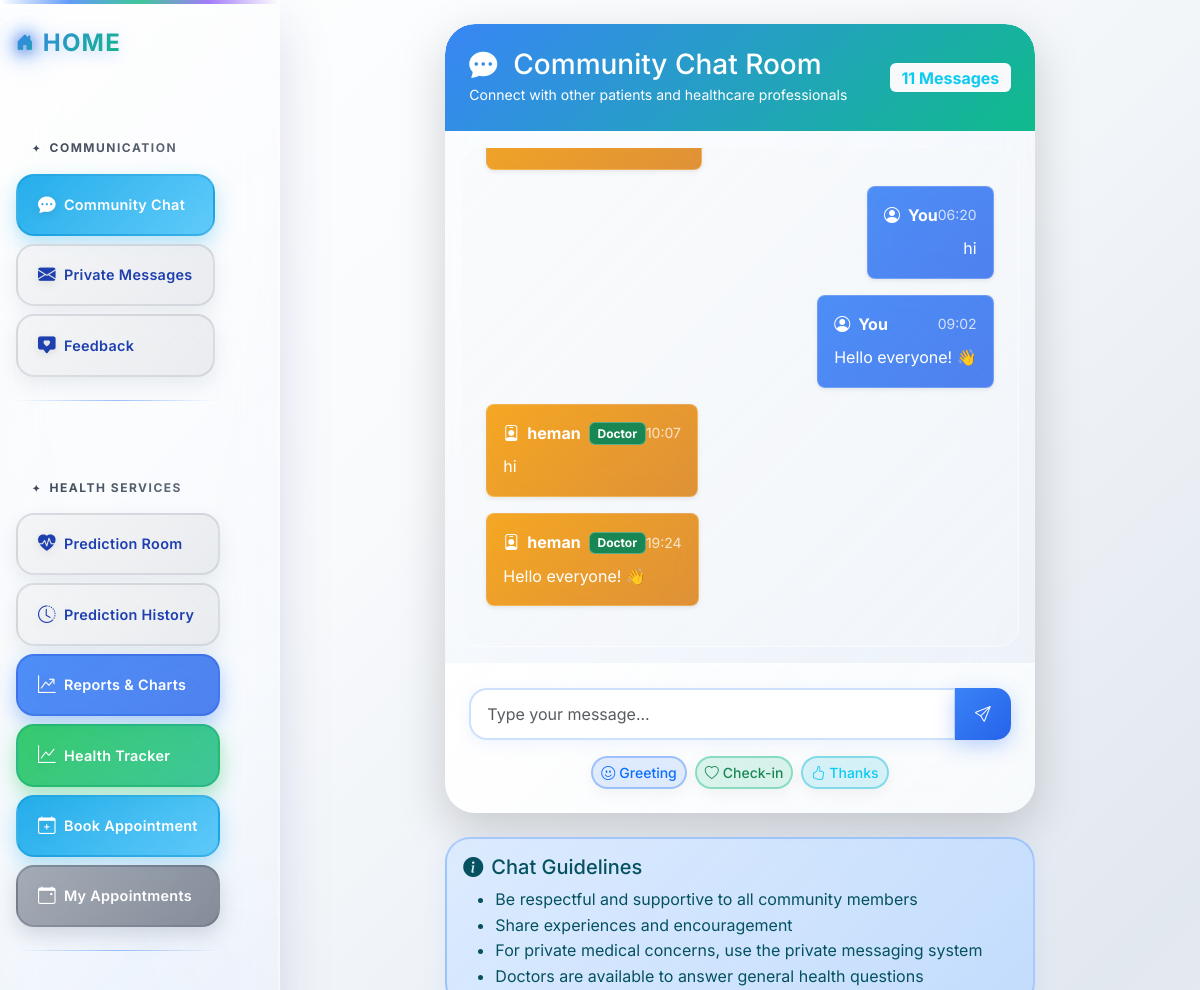
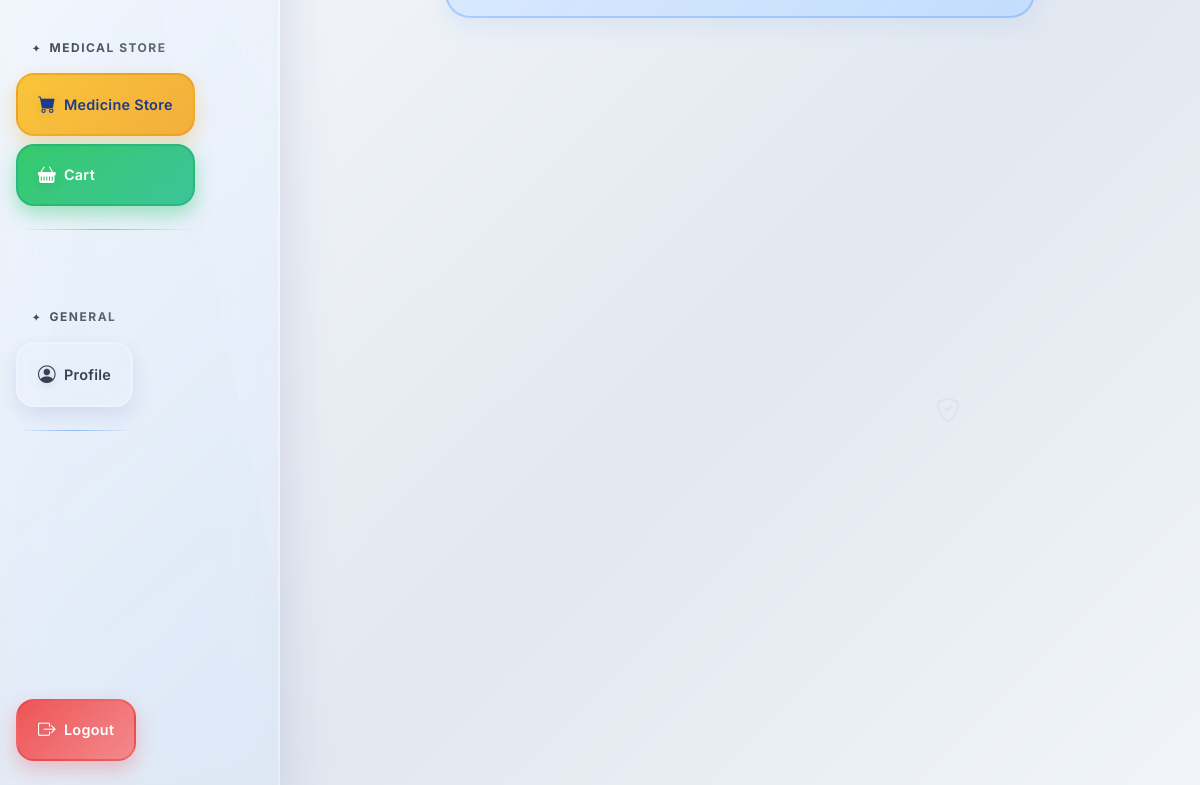
Screenshot of /chatrooms/ (signed in) with the database file from the repository (2 pictures, top to bottom).
### chatroom/models.py (models this page shows, shortened)
class Chats(models.Model):
    user = models.ForeignKey(User, on_delete=models.CASCADE)
    message = models.TextField()
    created = models.DateTimeField(default=now, blank=True)

### chatroom/views.py (the view, shortened to what this page needs)
# urls.py: path('',views.view_chatroom,name='index'),
@login_required
def view_chatroom(request):
    chats = Chats.objects.all()
    context = {'chats': chats}
    return render(request, 'chatroom/index.html', context)

### chatroom/templates/chatroom/index.html (shortened to what this page needs)
{% extends 'base.html' %}
{% block content %}
<div class="medical-bg">
  <div class="floating-icon"><i class="bi bi-chat-heart"></i></div>
  <div class="floating-icon"><i class="bi bi-people"></i></div>
  <div class="floating-icon"><i class="bi bi-heart-pulse"></i></div>
  <div class="floating-icon"><i class="bi bi-shield-check"></i></div>
</div>
<div class="container mt-4">
  <div class="row justify-content-center">
    <div class="col-lg-8">
      <div class="chat-container shadow-lg border-0">
        <div class="chat-header bg-info text-white">
          <div class="d-flex justify-content-between align-items-center p-4">
            <div class="chat-title">
              <h3 class="mb-0">
                <i class="bi bi-chat-dots-fill me-3"></i>Community Chat Room
              </h3>
              <small>Connect with other patients and healthcare professionals</small>
            </div>
            <div class="text-end">
              <span class="badge bg-light text-info fs-6">{{ chats|length }} Messages</span>
            </div>
          </div>
        </div>
        <div class="chat-body p-0">
          <div id="chatList" class="chat-messages p-4" style="height: 500px; overflow-y: auto;">
            {% for chat in chats %}
              <div class="message-item mb-3 {% if chat.user == request.user %}text-end{% endif %}">
                <div class="d-flex {% if chat.user == request.user %}justify-content-end{% else %}justify-content-start{% endif %}">
                  <div class="message-bubble {% if chat.user == request.user %}message-user text-white{% else %}{% if chat.user.is_superuser %}message-doctor text-white{% else %}message-other{% endif %}{% endif %} p-3 rounded-3 shadow-sm" style="max-width: 70%;">
                    <div class="d-flex align-items-center mb-2">
                      <i class="bi {% if chat.user.is_superuser %}bi-person-badge{% else %}bi-person-circle{% endif %} me-2"></i>
                      <strong>{% if chat.user == request.user %}You{% else %}{{ chat.user.username }}{% endif %}</strong>
                      {% if chat.user.is_superuser %}
                        <span class="badge bg-success ms-2">Doctor</span>
                      {% endif %}
                      <small class="ms-auto opacity-75">{{ chat.created|time:"H:i" }}</small>
                    </div>
                    <p class="mb-0">{{ chat.message }}</p>
                  </div>
                </div>
              </div>
            {% empty %}
              <div class="text-center py-5">
                <i class="bi bi-chat-square-heart display-1 text-muted"></i>
                <h5 class="text-muted mt-3">Welcome to the Chat Room!</h5>
                <p class="text-muted">Start the conversation by sending a message below.</p>
              </div>
            {% endfor %}
          </div>
          <div class="chat-input p-4">
            <form method="POST" id="chatForm" onsubmit="postChatMessage(event)">
              <div class="input-group">
                <input type="text" name="message" id="messageInput"
                       class="form-control"
                       placeholder="Type your message..."
                       autocomplete="off" required>
                <button type="submit" class="btn btn-primary" id="sendBtn">
                  <i class="bi bi-send"></i>
                </button>
              </div>
            </form>
            <div class="mt-3 d-flex justify-content-center gap-2 flex-wrap">
              <button class="btn btn-outline-primary btn-sm" onclick="insertQuickMessage('Hello everyone! 👋')">
                <i class="bi bi-emoji-smile me-1"></i>Greeting
              </button>
              <button class="btn btn-outline-success btn-sm" onclick="insertQuickMessage('How is everyone feeling today?')">
                <i class="bi bi-heart me-1"></i>Check-in
              </button>
              <button class="btn btn-outline-info btn-sm" onclick="insertQuickMessage('Thank you for the support! 🙏')">
                <i class="bi bi-hand-thumbs-up me-1"></i>Thanks
              </button>
            </div>
          </div>
        </div>
      </div>
      <div class="alert alert-info mt-4" role="alert">
        <h5 class="alert-heading"><i class="bi bi-info-circle-fill me-2"></i>Chat Guidelines</h5>
        <ul class="mb-0">
          <li>Be respectful and supportive to all community members</li>
          <li>Share experiences and encouragement</li>
          <li>For private medical concerns, use the private messaging system</li>
          <li>Doctors are available to answer general health questions</li>
        </ul>
      </div>
    </div>
  </div>
</div>
{% endblock %}

### templates/base.html (style rules this page uses)
:root { --bg-color: #f8f9fa; --text-color: #212529; --primary-gradient: linear-gradient(135deg, #667eea 0%, #764ba2 100%); --secondary-gradient: linear-gradient(135deg, #f093fb 0%, #f5576c 100%); --success-gradient: linear-gradient(135deg, #4facfe 0%, #00f2fe 100%); --warning-gradient: linear-gradient(135deg, #43e97b 0%, #38f9d7 100%); --danger-gradient: linear-gradient(135deg, #fa709a 0%, #fee140 100%); --card-shadow: 0 10px 30px rgba(0, 0, 0, 0.1); --card-shadow-hover: 0 20px 40px rgba(0, 0, 0, 0.15); --border-radius: 15px; --transition: all 0.3s cubic-bezier(0.4, 0, 0.2, 1); }
* { box-sizing: border-box; }
body { background: var(--bg-color); color: var(--text-color); transition: var(--transition); font-family: 'Inter', -apple-system, BlinkMacSystemFont, 'Segoe UI', sans-serif; line-height: 1.6; overflow-x: hidden; }
html { scroll-behavior: smooth; }
.btn { border-radius: 10px; font-weight: 500; transition: var(--transition); border: none; position: relative; overflow: hidden; }
.btn::before { content: ''; position: absolute; top: 0; left: -100%; width: 100%; height: 100%; background: linear-gradient(90deg, transparent, rgba(255,255,255,0.2), transparent); transition: left 0.5s; }
.btn-primary { background: var(--primary-gradient); box-shadow: 0 4px 15px rgba(102, 126, 234, 0.4); }
.form-control, .form-select { border-radius: 10px; border: 2px solid #e9ecef; transition: var(--transition); background: rgba(255, 255, 255, 0.9); }
body { margin: 0; padding: 0; position: relative; }

### rows the page displays
Chats: shows "You", created "06:20", message "hi"
Chats: shows "You", created "09:02", message "Hello everyone! 👋"
Chats: user.username "heman", shows "Doctor", created "10:07", message "hi"
Chats: user.username "heman", shows "Doctor", created "19:24", message "Hello everyone! 👋"

### other values shown
{{ chats|length }} "11"
